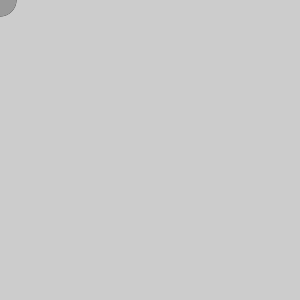
Frame 1 (no input)
Frame 60 (the mouse pressed at the canvas centre just before this capture): identical to frame 1, image omitted
Frame 120 (the mouse held since frame 60 and released just before this capture): identical to frame 1, image omitted

The Processing sketch that drew this single still picture (run headless with seeded random() and noise(); from frame 60 on, the mouse is pressed at the canvas centre):

// Processing sketch: Interactivity
// ── Interactivity.pde
int dragX, dragY, moveX, moveY;

void setup() {
  size(300, 300);
  noStroke();
}

void draw() {
  background(204);
  fill(0); 
  ellipse(dragX, dragY, 33, 33); // Black circle
  fill(153);
  ellipse(moveX, moveY, 33, 33); // Gray circle
}

void mouseMoved() { // Move gray circle
  moveX = mouseX;
  moveY = mouseY;
}

void mouseDragged() { // Move black circle
  dragX = mouseX;
  dragY = mouseY;
}
